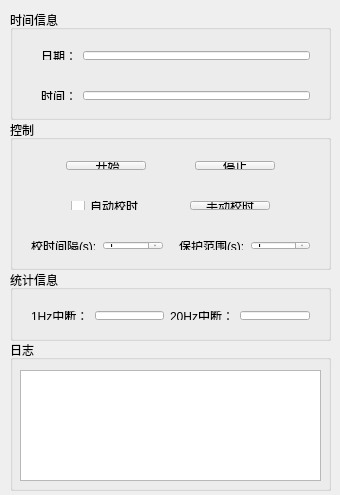
<?xml version="1.0" encoding="UTF-8"?>
<ui version="4.0">
 <class>MainWindow</class>
 <widget class="QMainWindow" name="MainWindow">
  <property name="windowModality">
   <enum>Qt::NonModal</enum>
  </property>
  <property name="geometry">
   <rect>
    <x>0</x>
    <y>0</y>
    <width>340</width>
    <height>495</height>
   </rect>
  </property>
  <property name="sizePolicy">
   <sizepolicy hsizetype="Preferred" vsizetype="Preferred">
    <horstretch>0</horstretch>
    <verstretch>0</verstretch>
   </sizepolicy>
  </property>
  <property name="windowTitle">
   <string>Net Time Server</string>
  </property>
  <property name="layoutDirection">
   <enum>Qt::LeftToRight</enum>
  </property>
  <property name="autoFillBackground">
   <bool>false</bool>
  </property>
  <widget class="QWidget" name="centralWidget">
   <property name="enabled">
    <bool>true</bool>
   </property>
   <property name="autoFillBackground">
    <bool>false</bool>
   </property>
   <widget class="QGroupBox" name="groupBox">
    <property name="geometry">
     <rect>
      <x>10</x>
      <y>10</y>
      <width>321</width>
      <height>110</height>
     </rect>
    </property>
    <property name="title">
     <string>时间信息</string>
    </property>
    <widget class="QWidget" name="horizontalLayoutWidget">
     <property name="geometry">
      <rect>
       <x>20</x>
       <y>30</y>
       <width>291</width>
       <height>31</height>
      </rect>
     </property>
     <layout class="QHBoxLayout" name="horizontalLayout">
      <item>
       <widget class="QLabel" name="label_3">
        <property name="text">
         <string>日期：</string>
        </property>
       </widget>
      </item>
      <item>
       <widget class="QLineEdit" name="dateView">
        <property name="readOnly">
         <bool>true</bool>
        </property>
       </widget>
      </item>
     </layout>
    </widget>
    <widget class="QWidget" name="horizontalLayoutWidget_2">
     <property name="geometry">
      <rect>
       <x>20</x>
       <y>70</y>
       <width>291</width>
       <height>31</height>
      </rect>
     </property>
     <layout class="QHBoxLayout" name="horizontalLayout_2">
      <item>
       <widget class="QLabel" name="label_4">
        <property name="text">
         <string>时间：</string>
        </property>
       </widget>
      </item>
      <item>
       <widget class="QLineEdit" name="time_view">
        <property name="readOnly">
         <bool>true</bool>
        </property>
       </widget>
      </item>
     </layout>
    </widget>
   </widget>
   <widget class="QGroupBox" name="groupBox_2">
    <property name="geometry">
     <rect>
      <x>10</x>
      <y>120</y>
      <width>321</width>
      <height>150</height>
     </rect>
    </property>
    <property name="title">
     <string>控制</string>
    </property>
    <widget class="QWidget" name="horizontalLayoutWidget_3">
     <property name="geometry">
      <rect>
       <x>10</x>
       <y>30</y>
       <width>301</width>
       <height>31</height>
      </rect>
     </property>
     <layout class="QHBoxLayout" name="horizontalLayout_3">
      <item>
       <spacer name="horizontalSpacer_3">
        <property name="orientation">
         <enum>Qt::Horizontal</enum>
        </property>
        <property name="sizeHint" stdset="0">
         <size>
          <width>40</width>
          <height>20</height>
         </size>
        </property>
       </spacer>
      </item>
      <item>
       <widget class="QPushButton" name="Button_Start">
        <property name="text">
         <string> 开始</string>
        </property>
       </widget>
      </item>
      <item>
       <spacer name="horizontalSpacer">
        <property name="orientation">
         <enum>Qt::Horizontal</enum>
        </property>
        <property name="sizeHint" stdset="0">
         <size>
          <width>48</width>
          <height>20</height>
         </size>
        </property>
       </spacer>
      </item>
      <item>
       <widget class="QPushButton" name="Button_Stop">
        <property name="text">
         <string>停止</string>
        </property>
       </widget>
      </item>
      <item>
       <spacer name="horizontalSpacer_4">
        <property name="orientation">
         <enum>Qt::Horizontal</enum>
        </property>
        <property name="sizeHint" stdset="0">
         <size>
          <width>40</width>
          <height>20</height>
         </size>
        </property>
       </spacer>
      </item>
     </layout>
    </widget>
    <widget class="QWidget" name="horizontalLayoutWidget_5">
     <property name="geometry">
      <rect>
       <x>10</x>
       <y>70</y>
       <width>301</width>
       <height>31</height>
      </rect>
     </property>
     <layout class="QHBoxLayout" name="horizontalLayout_5">
      <item>
       <spacer name="horizontalSpacer_5">
        <property name="orientation">
         <enum>Qt::Horizontal</enum>
        </property>
        <property name="sizeHint" stdset="0">
         <size>
          <width>40</width>
          <height>20</height>
         </size>
        </property>
       </spacer>
      </item>
      <item>
       <widget class="QCheckBox" name="adjust_check">
        <property name="text">
         <string>自动校时</string>
        </property>
       </widget>
      </item>
      <item>
       <spacer name="horizontalSpacer_2">
        <property name="orientation">
         <enum>Qt::Horizontal</enum>
        </property>
        <property name="sizeHint" stdset="0">
         <size>
          <width>18</width>
          <height>26</height>
         </size>
        </property>
       </spacer>
      </item>
      <item>
       <widget class="QPushButton" name="buttonManualAdjust">
        <property name="text">
         <string>手动校时</string>
        </property>
       </widget>
      </item>
      <item>
       <spacer name="horizontalSpacer_6">
        <property name="orientation">
         <enum>Qt::Horizontal</enum>
        </property>
        <property name="sizeHint" stdset="0">
         <size>
          <width>40</width>
          <height>20</height>
         </size>
        </property>
       </spacer>
      </item>
     </layout>
    </widget>
    <widget class="QWidget" name="horizontalLayoutWidget_10">
     <property name="geometry">
      <rect>
       <x>10</x>
       <y>110</y>
       <width>301</width>
       <height>31</height>
      </rect>
     </property>
     <layout class="QHBoxLayout" name="horizontalLayout_10">
      <item>
       <widget class="QLabel" name="label_5">
        <property name="text">
         <string>校时间隔(s):</string>
        </property>
       </widget>
      </item>
      <item>
       <widget class="QSpinBox" name="text_adjust_intval">
        <property name="minimum">
         <number>1</number>
        </property>
        <property name="maximum">
         <number>1000</number>
        </property>
       </widget>
      </item>
      <item>
       <spacer name="horizontalSpacer_7">
        <property name="orientation">
         <enum>Qt::Horizontal</enum>
        </property>
        <property name="sizeType">
         <enum>QSizePolicy::Fixed</enum>
        </property>
        <property name="sizeHint" stdset="0">
         <size>
          <width>10</width>
          <height>26</height>
         </size>
        </property>
       </spacer>
      </item>
      <item>
       <widget class="QLabel" name="label_8">
        <property name="text">
         <string>保护范围(s):</string>
        </property>
       </widget>
      </item>
      <item>
       <widget class="QSpinBox" name="text_zero_protect">
        <property name="minimum">
         <number>1</number>
        </property>
        <property name="maximum">
         <number>1000</number>
        </property>
       </widget>
      </item>
     </layout>
    </widget>
   </widget>
   <widget class="QGroupBox" name="groupBox_3">
    <property name="geometry">
     <rect>
      <x>10</x>
      <y>340</y>
      <width>321</width>
      <height>151</height>
     </rect>
    </property>
    <property name="title">
     <string>日志</string>
    </property>
    <widget class="QTextBrowser" name="logView">
     <property name="geometry">
      <rect>
       <x>10</x>
       <y>30</y>
       <width>301</width>
       <height>111</height>
      </rect>
     </property>
    </widget>
   </widget>
   <widget class="QGroupBox" name="groupBox_4">
    <property name="geometry">
     <rect>
      <x>10</x>
      <y>270</y>
      <width>321</width>
      <height>71</height>
     </rect>
    </property>
    <property name="title">
     <string>统计信息</string>
    </property>
    <widget class="QWidget" name="horizontalLayoutWidget_4">
     <property name="geometry">
      <rect>
       <x>10</x>
       <y>30</y>
       <width>301</width>
       <height>31</height>
      </rect>
     </property>
     <layout class="QHBoxLayout" name="horizontalLayout_4">
      <item>
       <widget class="QLabel" name="label">
        <property name="text">
         <string>1Hz中断：</string>
        </property>
       </widget>
      </item>
      <item>
       <widget class="QLineEdit" name="Count1Hz_Text">
        <property name="readOnly">
         <bool>true</bool>
        </property>
       </widget>
      </item>
      <item>
       <widget class="QLabel" name="label_2">
        <property name="text">
         <string>20Hz中断：</string>
        </property>
       </widget>
      </item>
      <item>
       <widget class="QLineEdit" name="Count20Hz_Text">
        <property name="readOnly">
         <bool>true</bool>
        </property>
       </widget>
      </item>
     </layout>
    </widget>
   </widget>
  </widget>
  <action name="actionStart">
   <property name="text">
    <string>Start</string>
   </property>
  </action>
  <action name="actionStop">
   <property name="text">
    <string>Stop</string>
   </property>
  </action>
  <action name="actionHelp">
   <property name="text">
    <string>Help</string>
   </property>
  </action>
  <action name="actionLog">
   <property name="text">
    <string>Log</string>
   </property>
  </action>
 </widget>
 <layoutdefault spacing="6" margin="11"/>
 <resources/>
 <connections/>
</ui>
